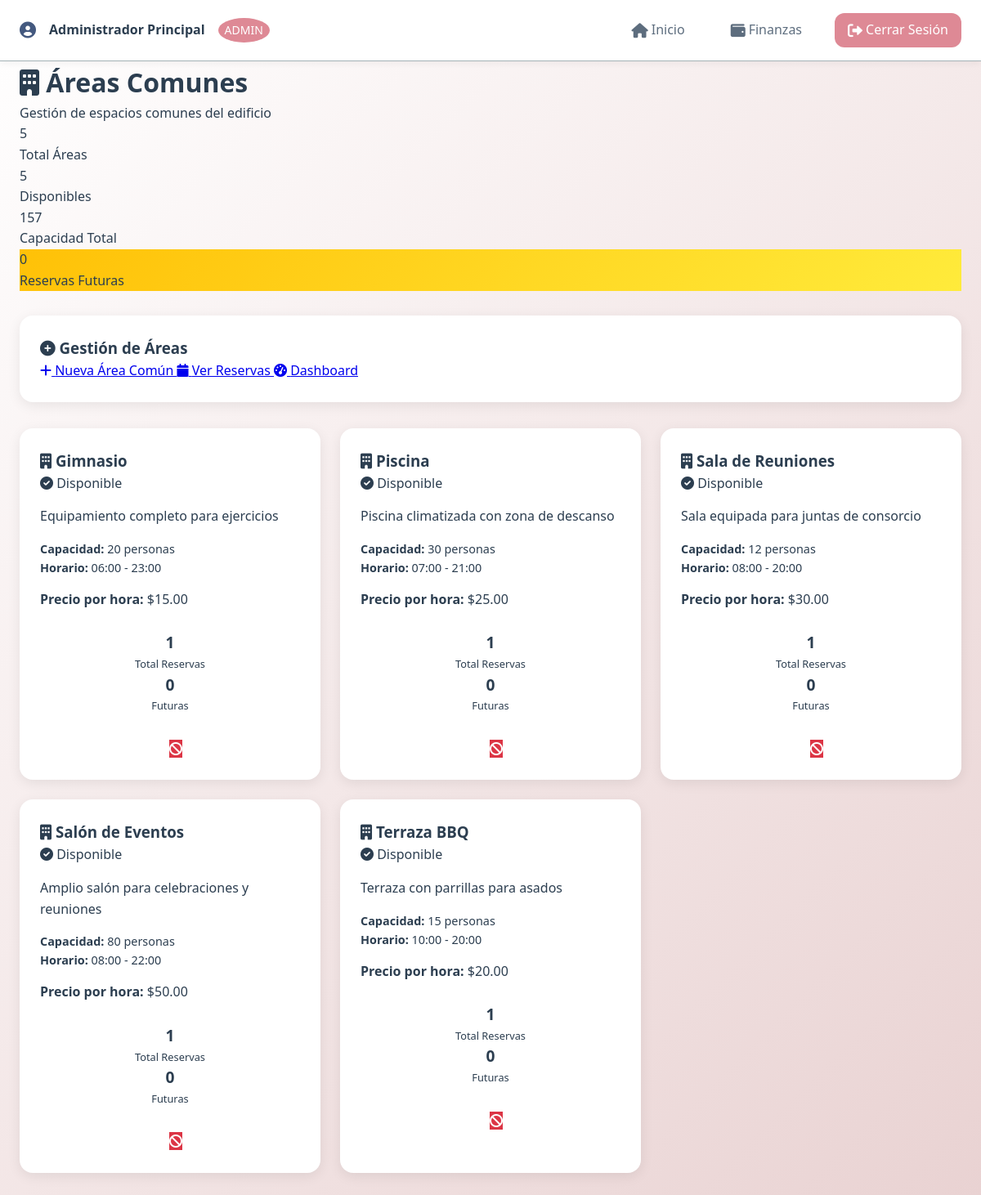
The page /views/admin/areas_comunes.php (signed in) on the database its author committed.
### tables this page shows
CREATE TABLE `areas_comunes` (
  `id` bigint(20) UNSIGNED NOT NULL,
  `nombre` varchar(100) NOT NULL,
  `descripcion` text DEFAULT NULL,
  `capacidad` int(11) DEFAULT NULL,
  `precio_hora` decimal(8,2) DEFAULT NULL,
  `estado` enum('disponible','mantenimiento','fuera_de_servicio') NOT NULL DEFAULT 'disponible',
  `horario_apertura` time DEFAULT NULL,
  `horario_cierre` time DEFAULT NULL,
  `created_at` timestamp NULL DEFAULT NULL,
  `updated_at` timestamp NULL DEFAULT NULL
);

### includes/functions.php (called while the page is built, shortened)
<?php
function formatCurrency($amount) {
    return '$' . number_format($amount, 2, '.', ',');
}
?>

### views/admin/areas_comunes.php (the view, shortened to what this page needs)
<?php
require_once '../../includes/functions.php';
require_once '../../includes/header.php';
$database = new Database();
$db = $database->getConnection();
$areas = [];
try {
    $query = "SELECT a.*,
                     COUNT(r.id) as total_reservas,
                     COUNT(CASE WHEN r.fecha_inicio >= NOW() AND r.estado = 'confirmada' THEN 1 END) as reservas_futuras
              FROM areas_comunes a
              LEFT JOIN reservas r ON a.id = r.area_comun_id
              GROUP BY a.id
              ORDER BY a.nombre";
    $stmt = $db->prepare($query);
    $stmt->execute();
    $areas = $stmt->fetchAll(PDO::FETCH_ASSOC);
} catch (PDOException $e) {
    $error = "Error al obtener áreas comunes: " . $e->getMessage();
}
?>
<div class="page-header">
    <h1><i class="fas fa-building"></i> Áreas Comunes</h1>
    <p>Gestión de espacios comunes del edificio</p>
</div>
<div class="stats-grid" style="margin-bottom: 30px;">
    <div class="stat-card">
        <div class="stat-number"><?php echo count($areas); ?></div>
        <div class="stat-label">Total Áreas</div>
    </div>
    <div class="stat-card" style="background: linear-gradient(135deg, var(--secondary-green), var(--accent-mint));">
        <div class="stat-number"><?php echo count(array_filter($areas, function($a) { return $a['estado'] == 'disponible'; })); ?></div>
        <div class="stat-label">Disponibles</div>
    </div>
    <div class="stat-card" style="background: linear-gradient(135deg, var(--primary-blue), var(--secondary-green));">
        <div class="stat-number"><?php echo array_sum(array_column($areas, 'capacidad')); ?></div>
        <div class="stat-label">Capacidad Total</div>
    </div>
    <div class="stat-card" style="background: linear-gradient(135deg, #ffc107, #ffeb3b);">
        <div class="stat-number"><?php echo array_sum(array_column($areas, 'reservas_futuras')); ?></div>
        <div class="stat-label">Reservas Futuras</div>
    </div>
</div>
<div class="bento-card" style="margin-bottom: 30px;">
    <h3><i class="fas fa-plus-circle"></i> Gestión de Áreas</h3>
    <div class="d-flex gap-10" style="flex-wrap: wrap;">
        <a href="nueva_area.php" class="btn" style="background: var(--secondary-green);">
            <i class="fas fa-plus"></i> Nueva Área Común
        </a>
        <a href="reservas.php" class="btn" style="background: var(--primary-blue);">
            <i class="fas fa-calendar"></i> Ver Reservas
        </a>
        <a href="dashboard.php" class="btn" style="background: var(--dark-blue);">
            <i class="fas fa-tachometer-alt"></i> Dashboard
        </a>
    </div>
</div>
<div class="bento-grid">
    <?php if (!empty($areas)): ?>
        <?php foreach ($areas as $area): ?>
            <div class="bento-card">
                <div class="d-flex justify-between align-center" style="margin-bottom: 15px;">
                    <h3 style="margin: 0; color: var(--dark-blue);">
                        <i class="fas fa-building"></i>
                        <?php echo htmlspecialchars($area['nombre']); ?>
                    </h3>
                    <?php if ($area['estado'] == 'disponible'): ?>
                        <span class="status-badge status-active">
                            <i class="fas fa-check-circle"></i> Disponible
                        </span>
                    <?php elseif ($area['estado'] == 'mantenimiento'): ?>
                        <span class="status-badge status-pending">
                            <i class="fas fa-tools"></i> Mantenimiento
                        </span>
                    <?php else: ?>
                        <span class="status-badge status-expired">
                            <i class="fas fa-times-circle"></i> Fuera de Servicio
                        </span>
                    <?php endif; ?>
                </div>
                <p style="color: var(--dark-gray); margin-bottom: 15px;">
                    <?php echo htmlspecialchars($area['descripcion'] ?? 'Sin descripción'); ?>
                </p>
                <div class="d-flex justify-between align-center" style="margin-bottom: 15px; font-size: 0.9rem;">
                    <div>
                        <strong style="color: var(--primary-blue);">Capacidad:</strong>
                        <span style="color: var(--dark-gray);"><?php echo $area['capacidad']; ?> personas</span>
                    </div>
                    <div>
                        <strong style="color: var(--primary-blue);">Horario:</strong>
                        <span style="color: var(--dark-gray);">
                            <?php
                            if ($area['horario_apertura'] && $area['horario_cierre']) {
                                echo date('H:i', strtotime($area['horario_apertura'])) . ' - ' . date('H:i', strtotime($area['horario_cierre']));
                            } else {
                                echo 'No definido';
                            }
                            ?>
                        </span>
                    </div>
                </div>
                <?php if ($area['precio_hora'] > 0): ?>
                    <div style="margin-bottom: 15px;">
                        <strong style="color: var(--secondary-green);">Precio por hora:</strong>
                        <?php echo formatCurrency($area['precio_hora']); ?>
                    </div>
                <?php endif; ?>
                <div class="d-flex justify-between align-center" style="margin-bottom: 20px; padding: 10px; background: var(--light-gray); border-radius: 5px;">
                    <div class="text-center">
                        <div style="font-size: 1.2rem; font-weight: bold; color: var(--primary-blue);">
                            <?php echo $area['total_reservas']; ?>
                        </div>
                        <div style="font-size: 0.8rem; color: var(--dark-gray);">Total Reservas</div>
                    </div>
                    <div class="text-center">
                        <div style="font-size: 1.2rem; font-weight: bold; color: var(--secondary-green);">
                            <?php echo $area['reservas_futuras']; ?>
                        </div>
                        <div style="font-size: 0.8rem; color: var(--dark-gray);">Futuras</div>
                    </div>
                </div>
                <div class="d-flex gap-10" style="flex-wrap: wrap;">
                    <a href="editar_area.php?id=<?php echo $area['id']; ?>"
                       class="btn btn-sm" style="background: var(--primary-blue); color: white; flex: 1;">
                        <i class="fas fa-edit"></i> Editar
                    </a>
                    <a href="reservas_area.php?id=<?php echo $area['id']; ?>"
                       class="btn btn-sm" style="background: var(--secondary-green); color: white; flex: 1;">
                        <i class="fas fa-calendar"></i> Reservas
                    </a>
                    <?php if ($area['estado'] == 'disponible'): ?>
                        <a href="desactivar_area.php?id=<?php echo $area['id']; ?>"
                           class="btn btn-sm" style="background: #dc3545; color: white;"
                           onclick="return confirm('¿Desactivar esta área?')">
                            <i class="fas fa-ban"></i>
                        </a>
                    <?php endif; ?>
                </div>
            </div>
        <?php endforeach; ?>
    <?php endif; ?>
</div>
<?php require_once '../../includes/footer.php'; ?>

### assets/css/bento-style.css (style rules this page uses)
:root { --color-light-gray: #A5B3B7; --color-beige: #E5D7D5; --color-pink: #DE8995; --color-blush: #E9D2D2; --color-dark-blue: #44597F; --color-light-gray-light: #B8C5C9; --color-beige-light: #F0E8E6; --color-pink-light: #E5A3B0; --color-blush-light: #F2E4E4; --color-dark-blue-light: #5A7296; --text-primary: #2C3E50; --text-secondary: #5D6D7E; --text-light: #BDC3C7; --text-white: #FFFFFF; --bg-primary: #FFFFFF; --bg-secondary: var(--color-blush); --bg-accent: var(--color-beige); --bg-dark: var(--color-dark-blue); --shadow-sm: 0 2px 8px rgba(0, 0, 0, 0.06); --shadow-md: 0 4px 16px rgba(0, 0, 0, 0.08); --shadow-lg: 0 8px 32px rgba(0, 0, 0, 0.12); --shadow-xl: 0 16px 48px rgba(0, 0, 0, 0.15); --border-radius-sm: 8px; --border-radius-md: 12px; --border-radius-lg: 16px; --border-radius-xl: 24px; --border-radius-full: 50%; --spacing-xs: 4px; --spacing-sm: 8px; --spacing-md: 16px; --spacing-lg: 24px; --spacing-xl: 32px; --spacing-2xl: 48px; --transition-fast: 0.15s ease; --transition-normal: 0.25s ease; --transition-slow: 0.4s ease; --font-family-primary: 'Segoe UI', Tahoma, Geneva, Verdana, sans-serif; --font-family-mono: 'Consolas', 'Monaco', 'Courier New', monospace; --font-size-xs: 0.75rem; --font-size-sm: 0.875rem; --font-size-base: 1rem; --font-size-lg: 1.125rem; --font-size-xl: 1.25rem; --font-size-2xl: 1.5rem; --font-size-3xl: 1.875rem; --font-size-4xl: 2.25rem; --font-weight-normal: 400; --font-weight-medium: 500; --font-weight-semibold: 600; --font-weight-bold: 700; }
* { margin: 0; padding: 0; box-sizing: border-box; }
html { scroll-behavior: smooth; }
body { font-family: var(--font-family-primary); font-size: var(--font-size-base); line-height: 1.6; color: var(--text-primary); background: linear-gradient(135deg, var(--bg-primary) 0%, var(--bg-secondary) 100%); min-height: 100vh; }
.bento-card { background: var(--bg-primary); border-radius: var(--border-radius-lg); box-shadow: var(--shadow-md); padding: var(--spacing-lg); transition: var(--transition-normal); border: 1px solid rgba(255, 255, 255, 0.8); position: relative; overflow: hidden; }
.bento-card::before { content: ''; position: absolute; top: 0; left: 0; right: 0; height: 4px; background: linear-gradient(90deg, var(--color-pink), var(--color-dark-blue)); opacity: 0; transition: var(--transition-normal); }
.bento-grid { display: grid; grid-template-columns: repeat(auto-fit, minmax(300px, 1fr)); gap: var(--spacing-lg); margin: var(--spacing-xl) 0; }
.text-center { text-align: center; }
.justify-between { justify-content: space-between; }

### rows shown on the page
areas_comunes: nombre "Gimnasio", estado "disponible" (drawn), descripcion "Equipamiento completo para ejercicios", capacidad "20", horario_apertura "06:00", horario_cierre "23:00", precio_hora "$15.00", total_reservas "1", reservas_futuras "0"
areas_comunes: nombre "Piscina", estado "disponible" (drawn), descripcion "Piscina climatizada con zona de descanso", capacidad "30", horario_apertura "07:00", horario_cierre "21:00", precio_hora "$25.00", total_reservas "1", reservas_futuras "0"
areas_comunes: nombre "Sala de Reuniones", estado "disponible" (drawn), descripcion "Sala equipada para juntas de consorcio", capacidad "12", horario_apertura "08:00", horario_cierre "20:00", precio_hora "$30.00", total_reservas "1", reservas_futuras "0"
areas_comunes: nombre "Salón de Eventos", estado "disponible" (drawn), descripcion "Amplio salón para celebraciones y reuniones", capacidad "80", horario_apertura "08:00", horario_cierre "22:00", precio_hora "$50.00", total_reservas "1", reservas_futuras "0"
areas_comunes: nombre "Terraza BBQ", estado "disponible" (drawn), descripcion "Terraza con parrillas para asados", capacidad "15", horario_apertura "10:00", horario_cierre "20:00", precio_hora "$20.00", total_reservas "1", reservas_futuras "0"

### other values the page prints
$_SESSION['user_name'] "Administrador Principal"
$_SESSION['role'] "ADMIN"
count($areas) "5"
array_sum(array_column($areas, 'capacidad')) "157"
array_sum(array_column($areas, 'reservas_futuras')) "0"
